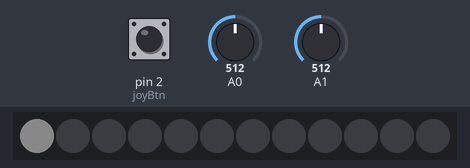
Simulated run of this sketch. Board: Arduino Uno, built with avr-gcc and run on an emulated ATmega328P. Shown: 12 RGB LEDs in strip order, left to right. Inputs (shaded band) come from the test bench; at power-on: pin 2 (joyBtn) HIGH, A0 = 512, A1 = 512. Dim RGB values are drawn brighter than linear; what the sketch prints to the serial monitor is not drawn.

Above: at 0.01 s.
At 1.3 s:
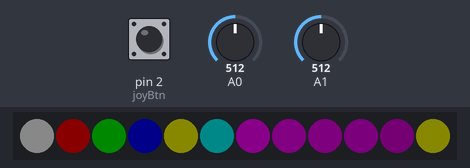
At 2.5 s:
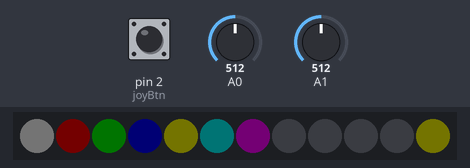
4.0 s: pin 2 (joyBtn) pulled LOW for 0.6 s
Timing chart, 0 to 7.0 s (numbered marks = the images above; inputs shaded):
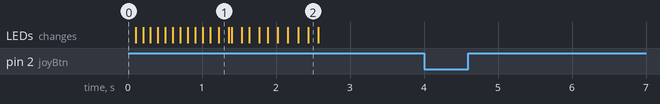

The sketch:

Projet_Joystick.ino
```cpp
#include <Adafruit_NeoPixel.h>

#define LED_PIN    6
#define LED_COUNT 12
#define NUM_JOY 2
#define MIN_VAL 0
#define MAX_VAL 1023

Adafruit_NeoPixel strip(LED_COUNT, LED_PIN, NEO_GRB + NEO_KHZ800);

struct color {
  byte R;
  byte G;
  byte B;
};

struct color cLed[LED_COUNT] = {255, 255, 255,
         255, 0, 0,
         0, 255, 0,
         0, 0, 255,
         255, 255, 0,
         0, 255, 255,
         255, 0, 255,
         160, 0, 160,
         120, 0, 120,
         80, 0, 80,
         40, 00, 40,
         255, 255, 0
};

//Parameters
const int joyBtn  = 2;

//Variables
//int joyVal [NUM_JOY] = {0, 0};
int joyX = 0;
int joyY = 0;


void setup() {
  //Init Joystick
  pinMode(A0, INPUT);
  pinMode(A1, INPUT);
  pinMode(joyBtn, INPUT_PULLUP);
  Serial.begin(38400);
  Serial.println("Début de la séquence de test...");
  strip.begin();
  strip.setBrightness(10);
  strip.fill();
  strip.show(); // Initialize all pixels to 'off'
  for (int i = 0; i <= 11; i++) {
    strip.setPixelColor(i, cLed[i].R, cLed[i].G, cLed[i].B);
    showDel(100);
  }
  int bright = 1;
  while (bright > 0) {
    bright = 0;
    for (int i = 0; i <= 11; i++) {
      if (cLed[i].R > 0) cLed[i].R--;
      if (cLed[i].G > 0) cLed[i].G--;
      if (cLed[i].B > 0) cLed[i].B--;
      bright = bright + cLed[i].R + cLed[i].G + cLed[i].B;
      strip.setPixelColor(i, cLed[i].R, cLed[i].G, cLed[i].B);
    }
    showDel(5);
  }
  Serial.println("...fin de la séquence de test");
}

void loop() {

  readJoystick();
  delay(500);

}

void showDel(int delais) {
  strip.show();
  delay(delais);
}

void readJoystick( ) { /* function readJoystick */
  ////Test routine for Joystick
 {
    joyX = analogRead(A0);
    joyY = analogRead(A1);
  }
  if (!digitalRead(joyBtn)) {
    Serial.println(F("Joy Button pressed"));
  }
}
```

Measured:
- after the input at 4.0 s, every drawn part: stays the same
